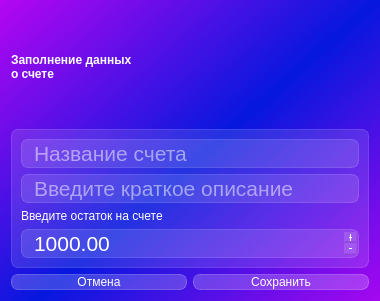
<?xml version="1.0" encoding="UTF-8"?>
<ui version="4.0">
 <class>Form</class>
 <widget class="QWidget" name="Form">
  <property name="geometry">
   <rect>
    <x>0</x>
    <y>0</y>
    <width>380</width>
    <height>301</height>
   </rect>
  </property>
  <property name="windowTitle">
   <string>Form</string>
  </property>
  <property name="styleSheet">
   <string notr="true">background-color: qlineargradient(spread:reflect, x1:0.549682, y1:0.494, x2:0, y2:0, stop:0 rgba(0, 18, 221, 216), stop:1 rgba(179, 0, 241, 216));
font: 10pt &quot;Bahnschrift SemiLight&quot;;
</string>
  </property>
  <layout class="QVBoxLayout" name="verticalLayout">
   <item>
    <widget class="QLabel" name="label">
     <property name="styleSheet">
      <string notr="true">color: rgb(255, 255, 255);
font: 75 16pt &quot;MS Shell Dlg 2&quot;;
background-color: none;
border: none;
font-weight: bold;
</string>
     </property>
     <property name="text">
      <string>Заполнение данных 
о счете</string>
     </property>
    </widget>
   </item>
   <item>
    <widget class="QFrame" name="frame">
     <property name="styleSheet">
      <string notr="true">background-color: rgba(255, 255, 255, 30);
border: 1px solid rgba(255, 255, 255, 40);
border-radius: 7px;</string>
     </property>
     <property name="frameShape">
      <enum>QFrame::StyledPanel</enum>
     </property>
     <property name="frameShadow">
      <enum>QFrame::Raised</enum>
     </property>
     <layout class="QVBoxLayout" name="verticalLayout_2">
      <item>
       <widget class="QLineEdit" name="bankAccLine">
        <property name="styleSheet">
         <string notr="true">font-size: 16pt;
color:rgb(255, 255, 255);
padding-left: 10px;</string>
        </property>
        <property name="placeholderText">
         <string>Название счета</string>
        </property>
       </widget>
      </item>
      <item>
       <widget class="QLineEdit" name="bankAccLine_2">
        <property name="styleSheet">
         <string notr="true">font-size: 16pt;
color:rgb(255, 255, 255);
padding-left: 10px;</string>
        </property>
        <property name="placeholderText">
         <string>Введите краткое описание</string>
        </property>
       </widget>
      </item>
      <item>
       <widget class="QLabel" name="label_2">
        <property name="styleSheet">
         <string notr="true">color: rgb(255, 255, 255);
background-color:none;
border: none;
font: 12pt &quot;MS Shell Dlg 2&quot;;</string>
        </property>
        <property name="text">
         <string>Введите остаток на счете</string>
        </property>
       </widget>
      </item>
      <item>
       <widget class="QDoubleSpinBox" name="moneySpinBox">
        <property name="styleSheet">
         <string notr="true">font-size: 16pt;
color: white;
padding-left:10px;</string>
        </property>
        <property name="buttonSymbols">
         <enum>QAbstractSpinBox::PlusMinus</enum>
        </property>
        <property name="specialValueText">
         <string/>
        </property>
        <property name="maximum">
         <double>9999999999999900.000000000000000</double>
        </property>
        <property name="singleStep">
         <double>100.000000000000000</double>
        </property>
        <property name="value">
         <double>1000.000000000000000</double>
        </property>
       </widget>
      </item>
     </layout>
    </widget>
   </item>
   <item>
    <layout class="QHBoxLayout" name="horizontalLayout">
     <item>
      <widget class="QPushButton" name="cancelButton">
       <property name="styleSheet">
        <string notr="true">QPushButton {
font: 75 12pt &quot;MS Shell Dlg 2&quot;;
color: rgb(255, 255, 255);
background-color: rgba(255, 255, 255, 50);
border: 1px solid rgba(255, 255, 255, 60);
border-radius: 7px;
}
QPushButton:hover{
background-color: rgba(255, 255, 255, 60);
}

QPushButton:pressed{
background-color: rgba(255, 255, 255, 80);
}</string>
       </property>
       <property name="text">
        <string>Отмена</string>
       </property>
      </widget>
     </item>
     <item>
      <widget class="QPushButton" name="saveButton">
       <property name="styleSheet">
        <string notr="true">QPushButton {
font: 75 12pt &quot;MS Shell Dlg 2&quot;;
color: rgb(255, 255, 255);
background-color: rgba(255, 255, 255, 50);
border: 1px solid rgba(255, 255, 255, 60);
border-radius: 7px;
}
QPushButton:hover{
background-color: rgba(255, 255, 255, 60);
}

QPushButton:pressed{
background-color: rgba(255, 255, 255, 80);
}</string>
       </property>
       <property name="text">
        <string>Сохранить</string>
       </property>
      </widget>
     </item>
    </layout>
   </item>
  </layout>
 </widget>
 <resources/>
 <connections/>
</ui>
